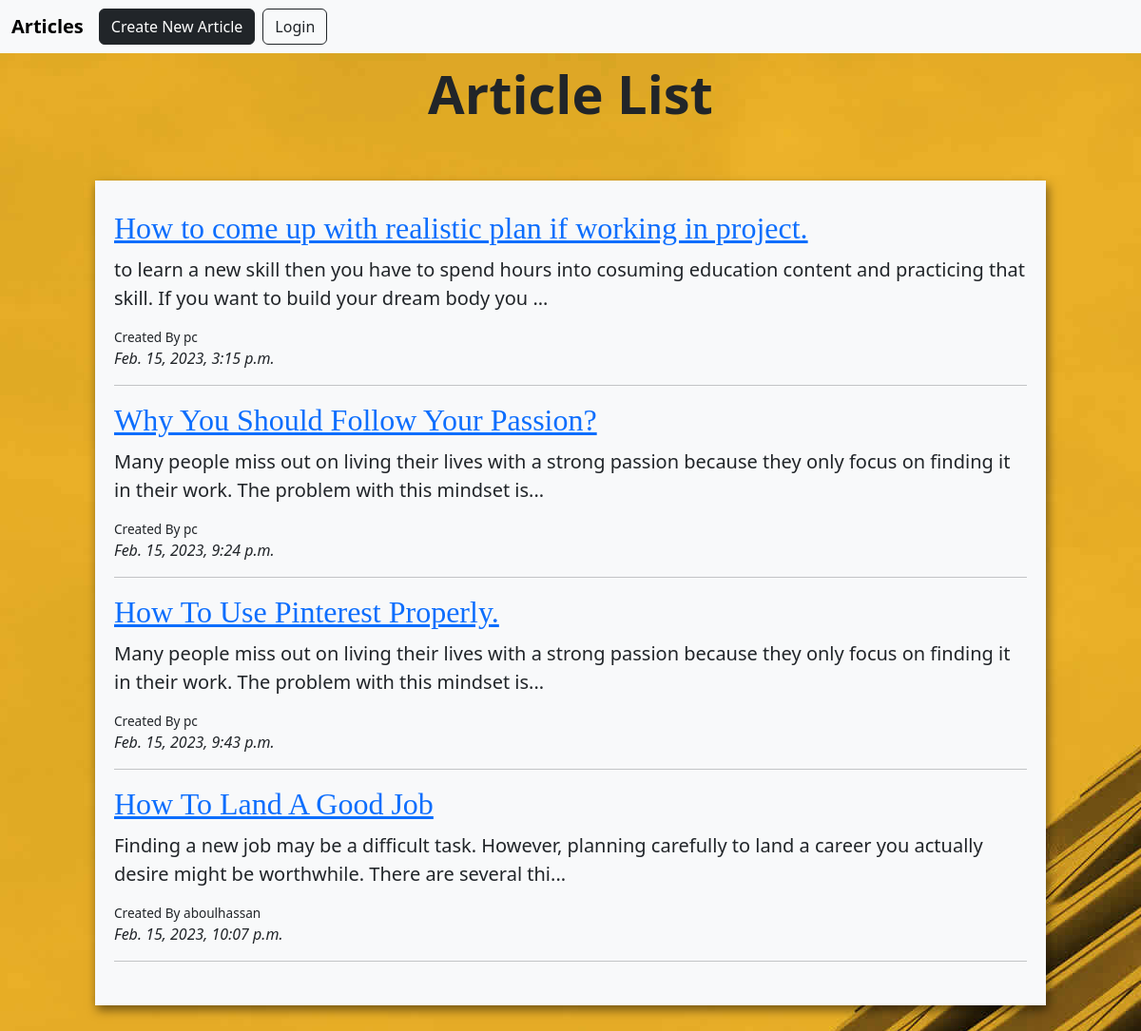
The page / on the database its author committed.
### app/models.py (models this page shows, shortened)
class Article(models.Model):
    title = models.CharField(max_length=100)
    slug = models.SlugField()
    body = models.TextField()
    date = models.DateTimeField(auto_now_add=True)
    photo = models.ImageField(default='default.png',blank=True)
    author = models.ForeignKey(User, default = None ,on_delete=models.CASCADE)
    def snippet(self):
        return self.body[:150]+ "..."

### app/views.py (the view)
# urls.py: path('', article_list, name="article_list"),
def article_list(request):
    articles = Article.objects.all().order_by("date")
    return render(request, "app/article_list.html", {'articles':articles})

### app/templates/app/article_list.html (shortened to what this page needs)
{% extends 'app/navbar.html' %}
{%load static%}
{%block content%}
        <p class='header'>Article List</p>
        <div class="container" id="article_list">
            {% for article in articles %}
                <div class="article">
                    <h2><a type="button" class="article_link" href="{%url 'articles:details' slug=article.slug%}">{{ article.title }}</a></h2>
                    <p class= "snippet">{{ article.snippet }}</p>
                    <p class="author">Created By {{article.author}} </p>
                    <i>{{ article.date }}</i>
                    <hr>
                </div>
            {% endfor %}
        </div>
{% endblock content%}

### app/templates/app/navbar.html (shortened to what this page needs)
<!DOCTYPE html>
{%load static%}
<html lang="en">
<head>
    <link rel="stylesheet" href="/static/css/style.css">
    <link href="https://cdn.jsdelivr.net/npm/bootstrap@5.3.0-alpha1/dist/css/bootstrap.min.css" rel="stylesheet">
    <nav class="navbar navbar-expand-lg bg-body-tertiary">
        <div class="container-fluid">
          <a class="navbar-brand" href="/"><b>Articles</b></a>
          <div class="collapse navbar-collapse" id="navbarSupportedContent">
            <ul class="navbar-nav me-auto mb-2 mb-lg-0">
              <li class="nav-item">
                <a class="btn btn-dark" style="margin-right:8px;"aria-current="page" role="button" href="/create/">Create New Article</a>
              </li>
              {% if user.is_authenticated %}
              <li class="nav-item">
                <a class="btn btn-outline-dark" role="button"  href="/accounts/logout/">Logout</a>
              </li>
              {%else%}
              <li class="nav-item">
                <a class="btn btn-outline-dark" role="button"  href="/accounts/login/">Login</a>
              </li>
              {%endif%}
          </div>
        </div>
      </nav>
    </head>
<body>
    {% block content %}
    {% endblock content %}
</body>
</html>

### static/css/style.css (style rules this page uses)
#article_list { background-color: #F8F9FA; max-width: 1000px; margin: 50px auto; padding: 30px 20px; box-shadow: 2px 5px 10px rgba(0, 0, 0, 0.5); }
.header { font-family: 'Segoe UI', Tahoma, Geneva, Verdana, sans-serif; font-size: 3.5rem; text-align: center; font-weight: 800; }
h2, .h2 { font-size: 2rem; }
.snippet { margin-top: 1%; font-size: 1.25rem; font-weight: 500; }
body { background-image: url("/static/img/hero-bg.jpg"); }
.article_link { font-family: Cambria, Cochin, Georgia, Times, 'Times New Roman', serif; }
.author { font-size: 0.85rem; margin-bottom: -0.05%; }

### rows shown on the page
Article: title "How to come up with realistic plan if working in project.", snippet "to learn a new skill then you have to spend hours into cosuming education content and practicing that skill. If you want to build your dream body you ...", author "pc", date "Feb. 15, 2023, 3:15 p.m."
Article: title "Why You Should Follow Your Passion?", snippet "Many people miss out on living their lives with a strong passion because they only focus on finding it in their work. The problem with this mindset is...", author "pc", date "Feb. 15, 2023, 9:24 p.m."
Article: title "How To Use Pinterest Properly.", snippet "Many people miss out on living their lives with a strong passion because they only focus on finding it in their work. The problem with this mindset is...", author "pc", date "Feb. 15, 2023, 9:43 p.m."
Article: title "How To Land A Good Job", snippet "Finding a new job may be a difficult task. However, planning carefully to land a career you actually desire might be worthwhile. There are several thi...", author "aboulhassan", date "Feb. 15, 2023, 10:07 p.m."
